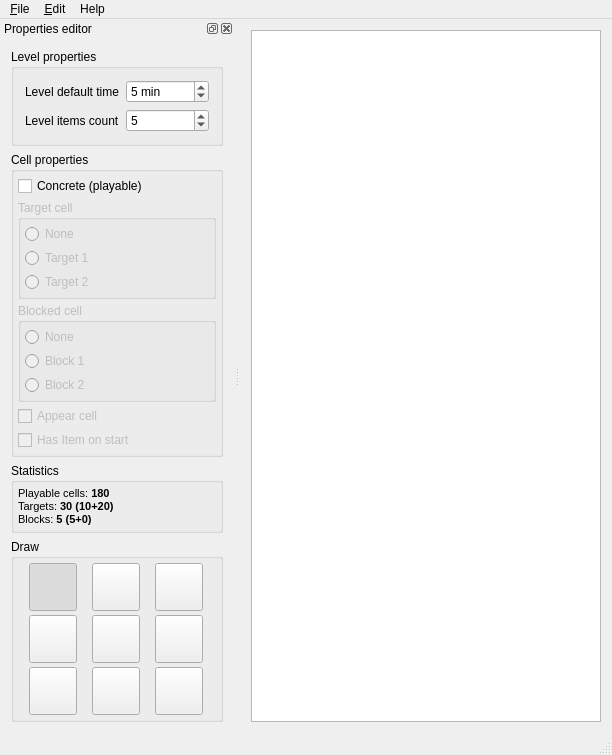
<?xml version="1.0" encoding="UTF-8"?>
<ui version="4.0">
 <class>MainWindow</class>
 <widget class="QMainWindow" name="MainWindow">
  <property name="geometry">
   <rect>
    <x>0</x>
    <y>0</y>
    <width>612</width>
    <height>730</height>
   </rect>
  </property>
  <property name="windowTitle">
   <string>JAG Level Editor v0.1.0</string>
  </property>
  <widget class="QWidget" name="centralWidget">
   <layout class="QGridLayout" name="gridLayout_8">
    <item row="0" column="0">
     <widget class="LevelWidget" name="twLevel">
      <property name="minimumSize">
       <size>
        <width>100</width>
        <height>100</height>
       </size>
      </property>
      <property name="contextMenuPolicy">
       <enum>Qt::NoContextMenu</enum>
      </property>
      <property name="iconSize">
       <size>
        <width>48</width>
        <height>48</height>
       </size>
      </property>
      <property name="gridStyle">
       <enum>Qt::DotLine</enum>
      </property>
      <attribute name="horizontalHeaderDefaultSectionSize">
       <number>56</number>
      </attribute>
      <attribute name="horizontalHeaderMinimumSectionSize">
       <number>56</number>
      </attribute>
      <attribute name="verticalHeaderDefaultSectionSize">
       <number>56</number>
      </attribute>
      <attribute name="verticalHeaderMinimumSectionSize">
       <number>56</number>
      </attribute>
     </widget>
    </item>
   </layout>
  </widget>
  <widget class="QMenuBar" name="menuBar">
   <property name="geometry">
    <rect>
     <x>0</x>
     <y>0</y>
     <width>612</width>
     <height>21</height>
    </rect>
   </property>
   <widget class="QMenu" name="menu_File">
    <property name="title">
     <string>&amp;File</string>
    </property>
    <addaction name="actionNew"/>
    <addaction name="actionOpen"/>
    <addaction name="actionSave"/>
    <addaction name="actionSave_as"/>
    <addaction name="separator"/>
    <addaction name="actionCreate_levelpack"/>
    <addaction name="actionExtract_levelpack"/>
    <addaction name="separator"/>
    <addaction name="actionExit"/>
   </widget>
   <widget class="QMenu" name="menu_Edit">
    <property name="title">
     <string>&amp;Edit</string>
    </property>
    <addaction name="actionShow_properties"/>
   </widget>
   <widget class="QMenu" name="menuHelp">
    <property name="title">
     <string>Help</string>
    </property>
    <addaction name="actionAbout"/>
   </widget>
   <addaction name="menu_File"/>
   <addaction name="menu_Edit"/>
   <addaction name="menuHelp"/>
  </widget>
  <widget class="QStatusBar" name="statusBar"/>
  <widget class="QDockWidget" name="dockWidget">
   <property name="floating">
    <bool>true</bool>
   </property>
   <property name="windowTitle">
    <string>Properties editor</string>
   </property>
   <attribute name="dockWidgetArea">
    <number>1</number>
   </attribute>
   <widget class="QWidget" name="dockWidgetContents">
    <layout class="QGridLayout" name="gridLayout_7">
     <item row="0" column="0">
      <widget class="QGroupBox" name="groupBox">
       <property name="title">
        <string>Level properties</string>
       </property>
       <layout class="QGridLayout" name="gridLayout">
        <item row="0" column="0">
         <widget class="QLabel" name="label_6">
          <property name="text">
           <string>Level default time</string>
          </property>
         </widget>
        </item>
        <item row="0" column="1">
         <widget class="QSpinBox" name="sbTime">
          <property name="suffix">
           <string> min</string>
          </property>
          <property name="minimum">
           <number>1</number>
          </property>
          <property name="maximum">
           <number>10000</number>
          </property>
          <property name="value">
           <number>5</number>
          </property>
         </widget>
        </item>
        <item row="1" column="0">
         <widget class="QLabel" name="label_7">
          <property name="text">
           <string>Level items count</string>
          </property>
         </widget>
        </item>
        <item row="1" column="1">
         <widget class="QSpinBox" name="sbItems">
          <property name="suffix">
           <string/>
          </property>
          <property name="minimum">
           <number>2</number>
          </property>
          <property name="maximum">
           <number>6</number>
          </property>
          <property name="value">
           <number>5</number>
          </property>
         </widget>
        </item>
       </layout>
      </widget>
     </item>
     <item row="1" column="0">
      <widget class="QGroupBox" name="gbProperties">
       <property name="title">
        <string>Cell properties</string>
       </property>
       <layout class="QGridLayout" name="gridLayout_4">
        <property name="leftMargin">
         <number>4</number>
        </property>
        <property name="topMargin">
         <number>4</number>
        </property>
        <property name="rightMargin">
         <number>4</number>
        </property>
        <property name="bottomMargin">
         <number>4</number>
        </property>
        <property name="spacing">
         <number>4</number>
        </property>
        <item row="0" column="0">
         <widget class="QCheckBox" name="cbConcrete">
          <property name="text">
           <string>Concrete (playable)</string>
          </property>
          <property name="icon">
           <iconset resource="editor.qrc">
            <normaloff>:/images/concrete.png</normaloff>:/images/concrete.png</iconset>
          </property>
          <property name="tristate">
           <bool>false</bool>
          </property>
         </widget>
        </item>
        <item row="1" column="0">
         <widget class="QGroupBox" name="gbTarget">
          <property name="enabled">
           <bool>false</bool>
          </property>
          <property name="title">
           <string>Target cell</string>
          </property>
          <layout class="QGridLayout" name="gridLayout_2">
           <property name="leftMargin">
            <number>4</number>
           </property>
           <property name="topMargin">
            <number>4</number>
           </property>
           <property name="rightMargin">
            <number>4</number>
           </property>
           <property name="bottomMargin">
            <number>4</number>
           </property>
           <property name="spacing">
            <number>4</number>
           </property>
           <item row="0" column="0">
            <widget class="QRadioButton" name="rbNoTarget">
             <property name="text">
              <string>None</string>
             </property>
             <property name="icon">
              <iconset resource="editor.qrc">
               <normaloff>:/images/concrete.png</normaloff>:/images/concrete.png</iconset>
             </property>
             <property name="checkable">
              <bool>true</bool>
             </property>
             <property name="autoExclusive">
              <bool>true</bool>
             </property>
            </widget>
           </item>
           <item row="1" column="0">
            <widget class="QRadioButton" name="rbTarget1">
             <property name="text">
              <string>Target 1</string>
             </property>
             <property name="icon">
              <iconset resource="editor.qrc">
               <normaloff>:/images/target1.png</normaloff>:/images/target1.png</iconset>
             </property>
            </widget>
           </item>
           <item row="2" column="0">
            <widget class="QRadioButton" name="rbTarget2">
             <property name="text">
              <string>Target 2</string>
             </property>
             <property name="icon">
              <iconset resource="editor.qrc">
               <normaloff>:/images/target2.png</normaloff>:/images/target2.png</iconset>
             </property>
            </widget>
           </item>
          </layout>
         </widget>
        </item>
        <item row="2" column="0">
         <widget class="QGroupBox" name="gbBlock">
          <property name="enabled">
           <bool>false</bool>
          </property>
          <property name="title">
           <string>Blocked cell</string>
          </property>
          <layout class="QGridLayout" name="gridLayout_3">
           <property name="leftMargin">
            <number>4</number>
           </property>
           <property name="topMargin">
            <number>4</number>
           </property>
           <property name="rightMargin">
            <number>4</number>
           </property>
           <property name="bottomMargin">
            <number>4</number>
           </property>
           <property name="spacing">
            <number>4</number>
           </property>
           <item row="0" column="0">
            <widget class="QRadioButton" name="rbNoBlock">
             <property name="text">
              <string>None</string>
             </property>
             <property name="icon">
              <iconset resource="editor.qrc">
               <normaloff>:/images/concrete.png</normaloff>:/images/concrete.png</iconset>
             </property>
             <property name="checked">
              <bool>false</bool>
             </property>
             <property name="autoExclusive">
              <bool>true</bool>
             </property>
            </widget>
           </item>
           <item row="1" column="0">
            <widget class="QRadioButton" name="rbBlock1">
             <property name="text">
              <string>Block 1</string>
             </property>
             <property name="icon">
              <iconset resource="editor.qrc">
               <normaloff>:/images/block1.png</normaloff>:/images/block1.png</iconset>
             </property>
            </widget>
           </item>
           <item row="2" column="0">
            <widget class="QRadioButton" name="rbBlock2">
             <property name="text">
              <string>Block 2</string>
             </property>
             <property name="icon">
              <iconset resource="editor.qrc">
               <normaloff>:/images/block2.png</normaloff>:/images/block2.png</iconset>
             </property>
            </widget>
           </item>
          </layout>
         </widget>
        </item>
        <item row="3" column="0">
         <widget class="QCheckBox" name="cbAppear">
          <property name="enabled">
           <bool>false</bool>
          </property>
          <property name="text">
           <string>Appear cell</string>
          </property>
          <property name="icon">
           <iconset resource="editor.qrc">
            <normaloff>:/images/appear.png</normaloff>:/images/appear.png</iconset>
          </property>
          <property name="tristate">
           <bool>false</bool>
          </property>
         </widget>
        </item>
        <item row="4" column="0">
         <widget class="QCheckBox" name="cbItemOnStart">
          <property name="enabled">
           <bool>false</bool>
          </property>
          <property name="text">
           <string>Has Item on start</string>
          </property>
          <property name="icon">
           <iconset resource="editor.qrc">
            <normaloff>:/images/onstart.png</normaloff>:/images/onstart.png</iconset>
          </property>
          <property name="tristate">
           <bool>false</bool>
          </property>
         </widget>
        </item>
       </layout>
      </widget>
     </item>
     <item row="3" column="0">
      <widget class="QGroupBox" name="groupBox_4">
       <property name="title">
        <string>Statistics</string>
       </property>
       <layout class="QGridLayout" name="gridLayout_5">
        <property name="leftMargin">
         <number>4</number>
        </property>
        <property name="topMargin">
         <number>4</number>
        </property>
        <property name="rightMargin">
         <number>4</number>
        </property>
        <property name="bottomMargin">
         <number>4</number>
        </property>
        <property name="spacing">
         <number>4</number>
        </property>
        <item row="0" column="0">
         <widget class="QLabel" name="lStatistics">
          <property name="text">
           <string>&lt;!DOCTYPE HTML PUBLIC &quot;-//W3C//DTD HTML 4.0//EN&quot; &quot;http://www.w3.org/TR/REC-html40/strict.dtd&quot;&gt;
&lt;html&gt;&lt;head&gt;&lt;meta name=&quot;qrichtext&quot; content=&quot;1&quot; /&gt;&lt;style type=&quot;text/css&quot;&gt;
p, li { white-space: pre-wrap; }
&lt;/style&gt;&lt;/head&gt;&lt;body style=&quot; font-family:'MS Shell Dlg 2'; font-size:8.25pt; font-weight:400; font-style:normal;&quot;&gt;
&lt;p style=&quot; margin-top:0px; margin-bottom:0px; margin-left:0px; margin-right:0px; -qt-block-indent:0; text-indent:0px;&quot;&gt;&lt;span style=&quot; font-size:8pt;&quot;&gt;Playable cells: &lt;/span&gt;&lt;span style=&quot; font-size:8pt; font-weight:600;&quot;&gt;180&lt;/span&gt;&lt;/p&gt;
&lt;p style=&quot; margin-top:0px; margin-bottom:0px; margin-left:0px; margin-right:0px; -qt-block-indent:0; text-indent:0px;&quot;&gt;&lt;span style=&quot; font-size:8pt;&quot;&gt;Targets: &lt;/span&gt;&lt;span style=&quot; font-size:8pt; font-weight:600;&quot;&gt;30 (10+20)&lt;/span&gt;&lt;/p&gt;
&lt;p style=&quot; margin-top:0px; margin-bottom:0px; margin-left:0px; margin-right:0px; -qt-block-indent:0; text-indent:0px;&quot;&gt;&lt;span style=&quot; font-size:8pt;&quot;&gt;Blocks: &lt;/span&gt;&lt;span style=&quot; font-size:8pt; font-weight:600;&quot;&gt;5 (5+0)&lt;/span&gt;&lt;/p&gt;&lt;/body&gt;&lt;/html&gt;</string>
          </property>
         </widget>
        </item>
       </layout>
      </widget>
     </item>
     <item row="5" column="0">
      <spacer name="verticalSpacer">
       <property name="orientation">
        <enum>Qt::Vertical</enum>
       </property>
       <property name="sizeHint" stdset="0">
        <size>
         <width>20</width>
         <height>11</height>
        </size>
       </property>
      </spacer>
     </item>
     <item row="4" column="0">
      <widget class="QGroupBox" name="gbDraw">
       <property name="title">
        <string>Draw</string>
       </property>
       <layout class="QGridLayout" name="gridLayout_6">
        <property name="leftMargin">
         <number>4</number>
        </property>
        <property name="topMargin">
         <number>4</number>
        </property>
        <property name="rightMargin">
         <number>4</number>
        </property>
        <property name="bottomMargin">
         <number>4</number>
        </property>
        <property name="spacing">
         <number>4</number>
        </property>
        <item row="0" column="0">
         <widget class="QToolButton" name="tbSelect">
          <property name="minimumSize">
           <size>
            <width>48</width>
            <height>48</height>
           </size>
          </property>
          <property name="maximumSize">
           <size>
            <width>48</width>
            <height>48</height>
           </size>
          </property>
          <property name="toolTip">
           <string>Select</string>
          </property>
          <property name="text">
           <string/>
          </property>
          <property name="icon">
           <iconset resource="editor.qrc">
            <normaloff>:/images/cursor.png</normaloff>:/images/cursor.png</iconset>
          </property>
          <property name="iconSize">
           <size>
            <width>40</width>
            <height>40</height>
           </size>
          </property>
          <property name="checkable">
           <bool>true</bool>
          </property>
          <property name="checked">
           <bool>true</bool>
          </property>
          <property name="autoExclusive">
           <bool>true</bool>
          </property>
         </widget>
        </item>
        <item row="0" column="1">
         <widget class="QToolButton" name="tbNoPlace">
          <property name="minimumSize">
           <size>
            <width>48</width>
            <height>48</height>
           </size>
          </property>
          <property name="maximumSize">
           <size>
            <width>48</width>
            <height>48</height>
           </size>
          </property>
          <property name="toolTip">
           <string>Non-playable cell</string>
          </property>
          <property name="text">
           <string/>
          </property>
          <property name="icon">
           <iconset resource="editor.qrc">
            <normaloff>:/images/noplace.png</normaloff>:/images/noplace.png</iconset>
          </property>
          <property name="iconSize">
           <size>
            <width>40</width>
            <height>40</height>
           </size>
          </property>
          <property name="checkable">
           <bool>true</bool>
          </property>
          <property name="autoExclusive">
           <bool>true</bool>
          </property>
         </widget>
        </item>
        <item row="0" column="2">
         <widget class="QToolButton" name="tbConcrete">
          <property name="minimumSize">
           <size>
            <width>48</width>
            <height>48</height>
           </size>
          </property>
          <property name="maximumSize">
           <size>
            <width>48</width>
            <height>48</height>
           </size>
          </property>
          <property name="toolTip">
           <string>Clear cell</string>
          </property>
          <property name="text">
           <string/>
          </property>
          <property name="icon">
           <iconset resource="editor.qrc">
            <normaloff>:/images/concrete.png</normaloff>:/images/concrete.png</iconset>
          </property>
          <property name="iconSize">
           <size>
            <width>40</width>
            <height>40</height>
           </size>
          </property>
          <property name="checkable">
           <bool>true</bool>
          </property>
          <property name="autoExclusive">
           <bool>true</bool>
          </property>
         </widget>
        </item>
        <item row="1" column="0">
         <widget class="QToolButton" name="tbAppear">
          <property name="minimumSize">
           <size>
            <width>48</width>
            <height>48</height>
           </size>
          </property>
          <property name="maximumSize">
           <size>
            <width>48</width>
            <height>48</height>
           </size>
          </property>
          <property name="toolTip">
           <string>Appear cell (left button - draw, right - erase)</string>
          </property>
          <property name="text">
           <string/>
          </property>
          <property name="icon">
           <iconset resource="editor.qrc">
            <normaloff>:/images/appear.png</normaloff>:/images/appear.png</iconset>
          </property>
          <property name="iconSize">
           <size>
            <width>40</width>
            <height>40</height>
           </size>
          </property>
          <property name="checkable">
           <bool>true</bool>
          </property>
          <property name="autoExclusive">
           <bool>true</bool>
          </property>
         </widget>
        </item>
        <item row="1" column="1">
         <widget class="QToolButton" name="tbTarget1">
          <property name="minimumSize">
           <size>
            <width>48</width>
            <height>48</height>
           </size>
          </property>
          <property name="maximumSize">
           <size>
            <width>48</width>
            <height>48</height>
           </size>
          </property>
          <property name="toolTip">
           <string>Target 1 (left button - draw, right - erase)</string>
          </property>
          <property name="text">
           <string/>
          </property>
          <property name="icon">
           <iconset resource="editor.qrc">
            <normaloff>:/images/target1.png</normaloff>:/images/target1.png</iconset>
          </property>
          <property name="iconSize">
           <size>
            <width>40</width>
            <height>40</height>
           </size>
          </property>
          <property name="checkable">
           <bool>true</bool>
          </property>
          <property name="autoExclusive">
           <bool>true</bool>
          </property>
         </widget>
        </item>
        <item row="1" column="2">
         <widget class="QToolButton" name="tbTarget2">
          <property name="minimumSize">
           <size>
            <width>48</width>
            <height>48</height>
           </size>
          </property>
          <property name="maximumSize">
           <size>
            <width>48</width>
            <height>48</height>
           </size>
          </property>
          <property name="toolTip">
           <string>Target 2 (left button - draw, right - erase)</string>
          </property>
          <property name="text">
           <string/>
          </property>
          <property name="icon">
           <iconset resource="editor.qrc">
            <normaloff>:/images/target2.png</normaloff>:/images/target2.png</iconset>
          </property>
          <property name="iconSize">
           <size>
            <width>40</width>
            <height>40</height>
           </size>
          </property>
          <property name="checkable">
           <bool>true</bool>
          </property>
          <property name="autoExclusive">
           <bool>true</bool>
          </property>
         </widget>
        </item>
        <item row="2" column="0">
         <widget class="QToolButton" name="tbOnStart">
          <property name="minimumSize">
           <size>
            <width>48</width>
            <height>48</height>
           </size>
          </property>
          <property name="maximumSize">
           <size>
            <width>48</width>
            <height>48</height>
           </size>
          </property>
          <property name="toolTip">
           <string>Has item on start (left button - draw, right - erase)</string>
          </property>
          <property name="text">
           <string/>
          </property>
          <property name="icon">
           <iconset resource="editor.qrc">
            <normaloff>:/images/onstart.png</normaloff>:/images/onstart.png</iconset>
          </property>
          <property name="iconSize">
           <size>
            <width>40</width>
            <height>40</height>
           </size>
          </property>
          <property name="checkable">
           <bool>true</bool>
          </property>
          <property name="autoExclusive">
           <bool>true</bool>
          </property>
         </widget>
        </item>
        <item row="2" column="1">
         <widget class="QToolButton" name="tbBlock1">
          <property name="minimumSize">
           <size>
            <width>48</width>
            <height>48</height>
           </size>
          </property>
          <property name="maximumSize">
           <size>
            <width>48</width>
            <height>48</height>
           </size>
          </property>
          <property name="toolTip">
           <string>Block 1 (left button - draw, right - erase)</string>
          </property>
          <property name="text">
           <string/>
          </property>
          <property name="icon">
           <iconset resource="editor.qrc">
            <normaloff>:/images/block1.png</normaloff>:/images/block1.png</iconset>
          </property>
          <property name="iconSize">
           <size>
            <width>40</width>
            <height>40</height>
           </size>
          </property>
          <property name="checkable">
           <bool>true</bool>
          </property>
          <property name="autoExclusive">
           <bool>true</bool>
          </property>
         </widget>
        </item>
        <item row="2" column="2">
         <widget class="QToolButton" name="tbBlock2">
          <property name="minimumSize">
           <size>
            <width>48</width>
            <height>48</height>
           </size>
          </property>
          <property name="maximumSize">
           <size>
            <width>48</width>
            <height>48</height>
           </size>
          </property>
          <property name="toolTip">
           <string>Block 2 (left button - draw, right - erase)</string>
          </property>
          <property name="text">
           <string/>
          </property>
          <property name="icon">
           <iconset resource="editor.qrc">
            <normaloff>:/images/block2.png</normaloff>:/images/block2.png</iconset>
          </property>
          <property name="iconSize">
           <size>
            <width>40</width>
            <height>40</height>
           </size>
          </property>
          <property name="checkable">
           <bool>true</bool>
          </property>
          <property name="autoExclusive">
           <bool>true</bool>
          </property>
         </widget>
        </item>
       </layout>
      </widget>
     </item>
    </layout>
   </widget>
  </widget>
  <action name="actionOpen">
   <property name="text">
    <string>&amp;Open...</string>
   </property>
  </action>
  <action name="actionSave">
   <property name="text">
    <string>&amp;Save</string>
   </property>
  </action>
  <action name="actionSave_as">
   <property name="text">
    <string>Save as...</string>
   </property>
  </action>
  <action name="actionExit">
   <property name="text">
    <string>E&amp;xit</string>
   </property>
  </action>
  <action name="actionSettings">
   <property name="text">
    <string>Settings...</string>
   </property>
  </action>
  <action name="actionShow_properties">
   <property name="checkable">
    <bool>true</bool>
   </property>
   <property name="checked">
    <bool>true</bool>
   </property>
   <property name="text">
    <string>Show properties</string>
   </property>
  </action>
  <action name="actionNew">
   <property name="text">
    <string>New</string>
   </property>
  </action>
  <action name="actionCreate_levelpack">
   <property name="text">
    <string>Create levelpack...</string>
   </property>
  </action>
  <action name="actionExtract_levelpack">
   <property name="text">
    <string>Extract levelpack...</string>
   </property>
  </action>
  <action name="actionAbout">
   <property name="text">
    <string>About</string>
   </property>
  </action>
 </widget>
 <layoutdefault spacing="6" margin="11"/>
 <customwidgets>
  <customwidget>
   <class>LevelWidget</class>
   <extends>QTableWidget</extends>
   <header>levelwidget.h</header>
  </customwidget>
 </customwidgets>
 <resources>
  <include location="editor.qrc"/>
 </resources>
 <connections/>
</ui>
